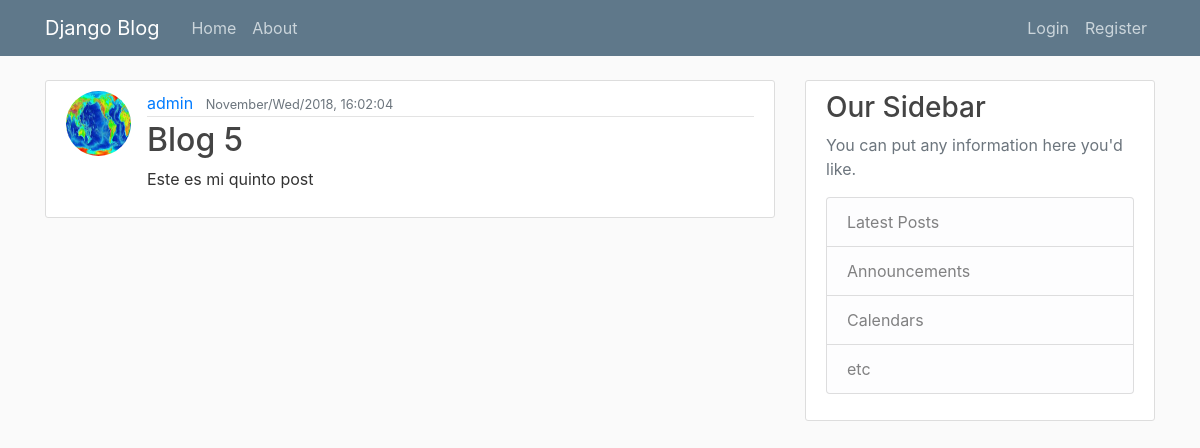
/post/5/, run on the app's committed database.
### blog/models.py (models this page shows, shortened)
class Post(models.Model):
    title = models.CharField(max_length=100)
    content = models.TextField()
    date_posted = models.DateTimeField(default=timezone.now)
    author = models.ForeignKey(User, on_delete=models.CASCADE)

### users/models.py (models this page shows, shortened)
class Profile(models.Model):
    user = models.OneToOneField(User, on_delete=models.CASCADE)
    image = models.ImageField(default='default.jpg', upload_to='profile_pics')
    """
    def save(self):
        super().save()

        img = Image.open(self.image.path)

        if img.height > 300 or img.width > 300:
            output_size = (300, 300)
            img.thumbnail(output_size)
            img.save(self.image.path)
    """

### blog/views.py (the view)
# urls.py: path('post/<int:pk>/', PostDetailView.as_view(), name='post-detail'),
class PostDetailView(DetailView):
    model = Post

### blog/templates/blog/post_detail.html (shortened to what this page needs)
{% extends "blog/base.html" %}
{% block content %}
    <article class="media content-section">
        <img class="rounded-circle article-img" src="{{ object.author.profile.image.url }}">
        <div class="media-body">
            <div class="article-metadata">
                <a class="mr-2" href="#">{{ object.author }}</a>
                <small class="text-muted">{{ object.date_posted|date:"F/D/Y, H:i:s "}}</small>
            </div>
            <h2 class="article-title">{{ object.title }}</h2>
            <p class="article-content">{{ object.content }}</p>
        </div>
    </article>
{% endblock content %}

### blog/static/blog/main.css (style rules this page uses)
body { background: #fafafa; color: #333333; margin-top: 5em; }
h1, h2, h3, h4, h5, h6 { color: #444444; }
.content-section { background: #ffffff; padding: 10px 20px; border: 1px solid #dddddd; border-radius: 3px; margin-bottom: 20px; }
.article-title { color: #444444; }
.article-content { white-space: pre-line; }
.article-img { height: 65px; width: 65px; margin-right: 16px; }
.article-metadata { padding-bottom: 1px; margin-bottom: 4px; border-bottom: 1px solid #e3e3e3 }

### data on the page
Post: author.profile.image (picture), author "admin", date_posted "November/Wed/2018, 16:02:04", title "Blog 5", content "Este es mi quinto post"
